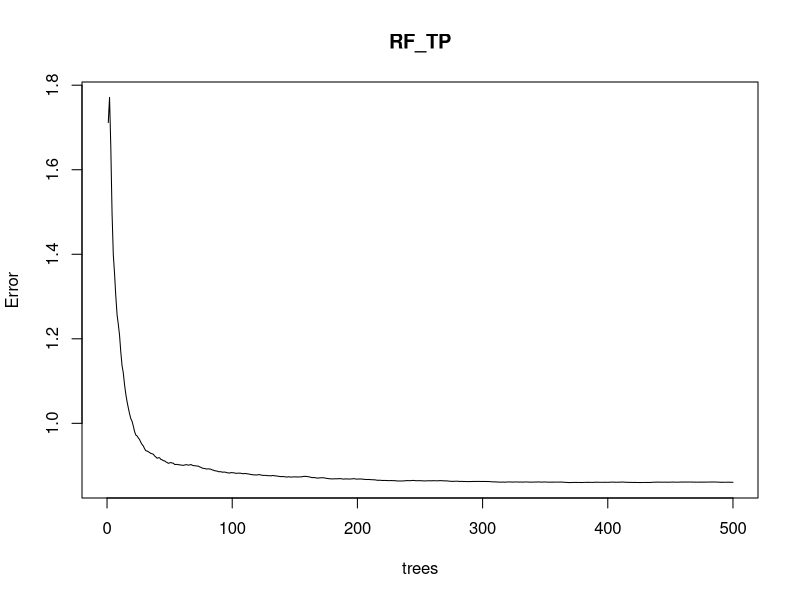
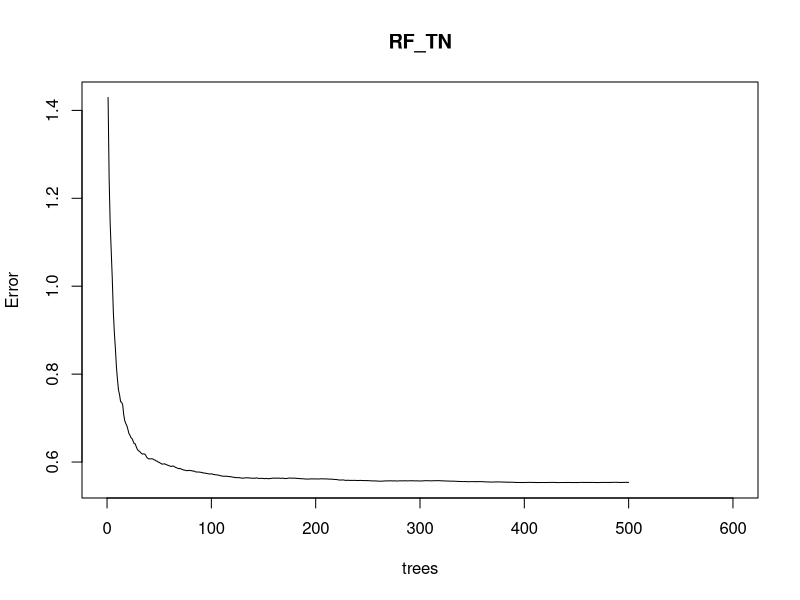
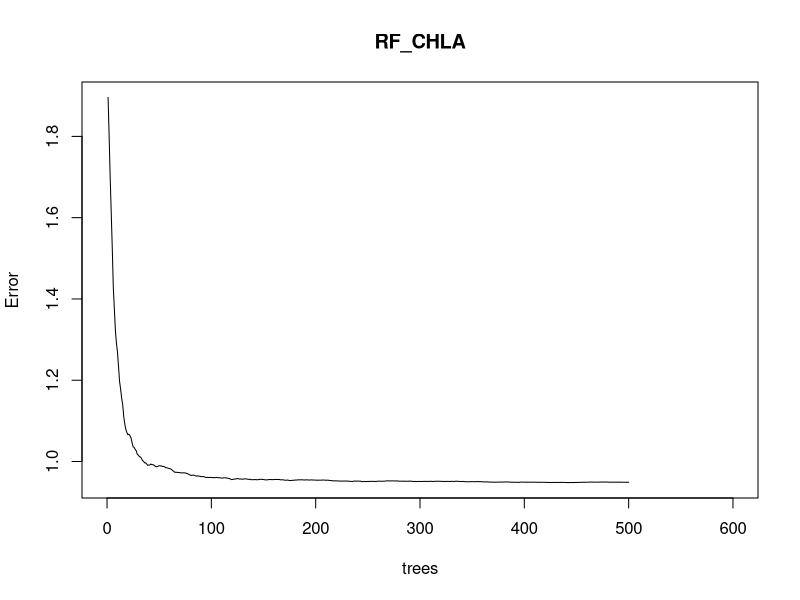
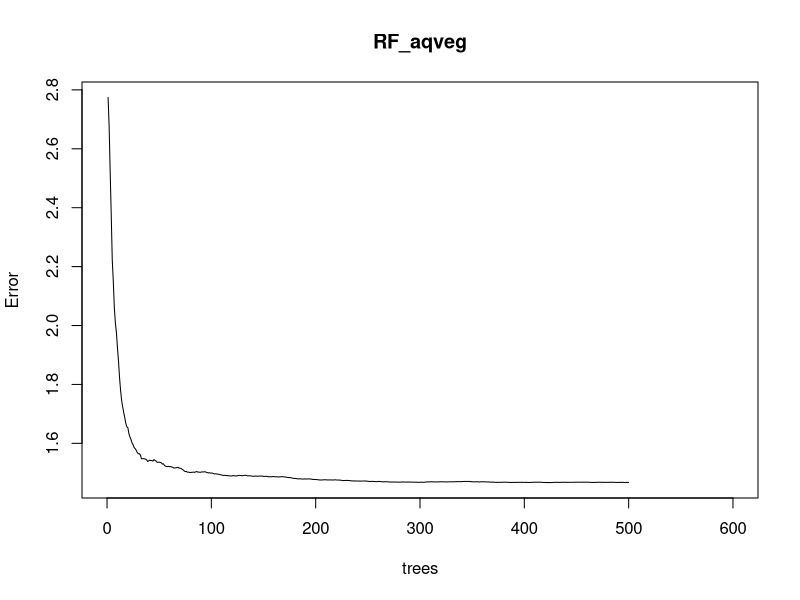

The R source for these figures, in order:
# Author: Katelyn King, adapted code by Ian McCullough
# Date: Jan 4, 2019
#####################################################################################################
#install.packages('randomForest')
#### R libraries ####
library(dplyr)
library(randomForest)
library(ggplot2)

#### load data ####
lake <- read.csv("Data/NLA2012_data.csv", header=T)
stream<-read.csv("Data/NRSA0809_data.csv", header=T)
wetland<-read.csv("Data/NWCA2011_data.csv", header=T)

### Combine all 3 ecosystems 
allecos<-gtools::smartbind(lake, stream, wetland)

### Compare biotic and abiotic variables to predictor variables###
## Random forest procedure
### TP #### 
#all 
set.seed(8) #TRY DIFFERENT SEED SETS 188, 18, 999 top predictors don't change 
ntreez <- 500
noNAs<-allecos[!(is.na(allecos$TP)),] 
RF_TP <- randomForest(log(TP+1) ~ Rveg + ELEVMEAN + Type + DEPTH + POPDEN + ROADDEN + NDEP + 
                        TMIN + TMAX + PrecipNorm + PrecipSummer + Tsummer + PrecipWinter + AG_PCT + FOREST_PCT +
                        WETLAND_PCT + URBAN_PCT + SHRUB_GRASS_PCT + AGGR_ECO9_2015, 
                      data=noNAs, ntree=ntreez, importance=T, na.action=na.omit)
RF_TP
TP_imp <-randomForest::importance(RF_TP, type=1, scale=FALSE) #mean decrease in accuracy (also called permutation accuracy importance).

# diagnostic for if I ran enough trees to reduce MSE  
plot(RF_TP, xlim=c(0,500))

#### TN ##### 
set.seed(8) #TRY DIFFERENT SEED SETS 188, 18, 999, 8 
noNAs<-allecos[!(is.na(allecos$TN)),] 
RF_TN <- randomForest(log(TN+1) ~ Rveg + ELEVMEAN + Type + DEPTH + POPDEN + ROADDEN + NDEP + 
                        TMIN + TMAX + PrecipNorm + PrecipSummer + Tsummer + PrecipWinter + AG_PCT + FOREST_PCT +
                        WETLAND_PCT + URBAN_PCT + SHRUB_GRASS_PCT + AGGR_ECO9_2015, 
                      data=noNAs, ntree=ntreez, importance=T, na.action=na.omit)
RF_TN
TN_imp <-randomForest::importance(RF_TN, type=1, scale=FALSE) #mean decrease in accuracy (also called permutation accuracy importance).

# diagnostic for if I ran enough trees to reduce MSE  
plot(RF_TN, xlim=c(0,600))

#### ChlA ##### 
set.seed(8) #TRY DIFFERENT SEED SETS 999, 188, 18, 8 
noNAs<-allecos[!(is.na(allecos$CHLA)),] 
RF_CHLA <- randomForest(log(CHLA+1) ~ Rveg + ELEVMEAN + Type + DEPTH + POPDEN + ROADDEN + NDEP + 
                        TMIN + TMAX + PrecipNorm + PrecipSummer + Tsummer + PrecipWinter + AG_PCT + FOREST_PCT +
                        WETLAND_PCT + URBAN_PCT + SHRUB_GRASS_PCT + AGGR_ECO9_2015, 
                      data=noNAs, ntree=ntreez, importance=T, na.action=na.omit)
RF_CHLA
CHLA_imp <-randomForest::importance(RF_CHLA, type=1, scale=FALSE) #mean decrease in accuracy (also called permutation accuracy importance).

# diagnostic for if I ran enough trees to reduce MSE  
plot(RF_CHLA, xlim=c(0,600))

#### Aquatic Veg ##### 
set.seed(8) #TRY DIFFERENT SEED SETS 999, 188, 18, 8 
noNAs<-allecos[!(is.na(allecos$aqveg)),] 
RF_aqveg <- randomForest(log(aqveg+1) ~ Rveg + ELEVMEAN + Type + DEPTH + POPDEN + ROADDEN + NDEP + 
                          TMIN + TMAX + PrecipNorm + PrecipSummer + Tsummer + PrecipWinter + AG_PCT + FOREST_PCT +
                          WETLAND_PCT + URBAN_PCT + SHRUB_GRASS_PCT + AGGR_ECO9_2015, 
                        data=noNAs, ntree=ntreez, importance=T, na.action=na.omit)
RF_aqveg
veg_imp <-randomForest::importance(RF_aqveg, type=1, scale=FALSE) #mean decrease in accuracy (also called permutation accuracy importance).

# diagnostic for if I ran enough trees to reduce MSE  
plot(RF_aqveg, xlim=c(0,600))

### 4-PANEL PLOT ####

#ggplot 
#TP
  imp<-as.data.frame(TP_imp) 
  imp$'Pred'   <-rownames(imp)
  io<-imp[order(imp$`%IncMSE`),]
  io$`Pred` <- factor(io$`Pred`, levels=io$`Pred`)  # convert to factor to retain sorted order in plot.
  
  theme_set(theme_bw())  

TP<- ggplot(io, aes(x=`Pred`, y=`%IncMSE`)) + 
  geom_point(stat="identity", size=2) + 
  coord_flip(ylim = c(0, 0.6)) + 
  theme(axis.text.y=element_text(face = c('plain', 'plain', 'plain', 'plain',
                                          'plain', 'plain', 'plain', 'plain', 'plain', 'plain',
                                          'plain', 'plain', 'plain', 'plain', 'plain', 'plain', 
                                          'bold', 'bold', 'bold'))) +
  theme(axis.title.x=element_blank()) + 
  theme(axis.title.y=element_blank())

#TN
imp<-as.data.frame(TN_imp) 
imp$'Pred'   <-rownames(imp)
io<-imp[order(imp$`%IncMSE`),]
io$`Pred` <- factor(io$`Pred`, levels=io$`Pred`)  # convert to factor to retain sorted order in plot.

TN<- ggplot(io, aes(x=`Pred`, y=`%IncMSE`)) + 
  geom_point(stat="identity", size=2) + 
  coord_flip(ylim = c(0, 0.6)) + 
  theme(axis.text.y=element_text(face = c( 'plain', 'plain', 'plain', 'plain',
                                          'plain', 'plain', 'plain', 'plain', 'plain', 'plain',
                                          'plain', 'plain', 'plain', 'plain', 'plain', 'bold', 
                                          'bold', 'bold', 'bold'))) +
  theme(axis.title.x=element_blank())  + 
  theme(axis.title.y=element_blank())

#CHL
imp<-as.data.frame(CHLA_imp) 
imp$'Pred'   <-rownames(imp)
io<-imp[order(imp$`%IncMSE`),]
io$`Pred` <- factor(io$`Pred`, levels=io$`Pred`)  # convert to factor to retain sorted order in plot.

CHL<- ggplot(io, aes(x=`Pred`, y=`%IncMSE`)) + 
  geom_point(stat="identity", size=2) + 
  coord_flip(ylim = c(0, 0.4)) + 
  theme(axis.text.y=element_text(face = c('plain', 'plain', 'plain',
                                          'plain', 'plain', 'plain', 'plain', 'plain', 'plain',
                                          'plain', 'plain', 'plain', 'plain', 'plain', 'plain', 
                                          'plain', 'bold', 'bold', 'bold'))) +
  ylab("mean decrease in accuracy") + 
  theme(axis.title.y=element_blank())


#AqVeg
imp<-as.data.frame(veg_imp) 
imp$'Pred'   <-rownames(imp)
io<-imp[order(imp$`%IncMSE`),]
io$`Pred` <- factor(io$`Pred`, levels=io$`Pred`)  # convert to factor to retain sorted order in plot.

veg<- ggplot(io, aes(x=`Pred`, y=`%IncMSE`)) + 
  geom_point(stat="identity", size=2) + 
  coord_flip( ylim = c(0, 0.85)) + 
  theme(axis.text.y=element_text(face = c('plain', 'plain', 'plain',
                                          'plain', 'plain', 'plain', 'plain', 'plain', 'plain',
                                          'plain', 'plain', 'plain', 'plain', 'plain', 'plain', 
                                          'plain', 'plain', 'bold', 'bold'))) +
  ylab("mean decrease in accuracy") + 
  theme(axis.title.y=element_blank())


Fig2<-cowplot::plot_grid(TP, TN, CHL, veg, labels = c('A', 'B', "C", "D"))

#save plot
cowplot::save_plot("Fig2.png", Fig2, ncol = 2, nrow = 2, base_width = 7,
                   base_aspect_ratio = 1.1)


############################################
#### subsampling RF for equal sample size #### 
############################################

set.seed(999) #try multiple random bootstrap samples, set.seed( 999, 19, 18, and 188 )
lake_samp<-sample(nrow(lake), size=400, replace = TRUE, prob = NULL)
lake_s <- lake[lake_samp, ]

set.seed(999)
stream_samp<-sample(nrow(stream), size=400, replace = TRUE, prob = NULL)
stream_s <- stream[stream_samp, ]

allecos_s<-gtools::smartbind(lake_s, stream_s, wetland)
allecos_s$lnTP<-log(allecos_s$TP+1)
allecos_s$lnTN<-log(allecos_s$TN+1)
allecos_s$lnCHL<-log(allecos_s$CHLA+1)
allecos_s$lnaqveg<-log(allecos_s$aqveg+1)


  set.seed(8)  # run with each variable 
  RF <- randomForest(lnaqveg ~ Rveg + ELEVMEAN + Type + DEPTH + POPDEN + ROADDEN + NDEP + 
                             TMIN + TMAX + PrecipNorm + PrecipSummer + Tsummer + PrecipWinter + AG_PCT + FOREST_PCT +
                             WETLAND_PCT + URBAN_PCT + SHRUB_GRASS_PCT + AGGR_ECO9_2015, 
                           data=allecos_s, ntree=ntreez, importance=T, na.action=na.omit)
  print(RF)
  s_imp <-randomForest::importance(RF, type=1, scale=FALSE) 
  imp<-as.data.frame(s_imp)  
  imp$'Pred'   <-rownames(imp)
  #imp <- structure(imp$`%IncMSE`, names = as.character(imp$Pred))
  io<-imp[order(imp$`%IncMSE`),]
  io$`Pred` <- factor(io$`Pred`, levels=io$`Pred`)  # convert to factor to retain sorted order in plot.
  
#plot importance 
  library(ggplot2)
  theme_set(theme_bw())  

#TP
TP<- ggplot(io, aes(x=`Pred`, y=`%IncMSE`)) + 
    geom_point(stat="identity", size=2) + 
    coord_flip(ylim = c(0, 0.6)) + 
    theme(axis.text.y=element_text(face = c('plain', 'plain', 'plain',
                                            'plain', 'plain', 'plain', 'plain', 'plain', 'plain',
                                            'plain', 'plain', 'plain', 'plain', 'plain', 'bold', 
                                            'bold', 'bold', 'bold',  'bold'))) +
  theme(axis.title.x=element_blank()) + 
    theme(axis.title.y=element_blank())

#TN
TN<- ggplot(io, aes(x=`Pred`, y=`%IncMSE`)) + 
  geom_point(stat="identity", size=2) + 
  coord_flip(ylim = c(0, 0.6)) + 
  theme(axis.text.y=element_text(face = c('plain', 'plain', 'plain', 'plain',
                                          'plain', 'plain', 'plain', 'plain', 'plain', 'plain',
                                          'plain', 'plain', 'plain', 'plain', 'plain', 'bold', 
                                          'bold', 'bold', 'bold'))) +
  theme(axis.title.x=element_blank())  + 
  theme(axis.title.y=element_blank())

#CHL
CHL<- ggplot(io, aes(x=`Pred`, y=`%IncMSE`)) + 
  geom_point(stat="identity", size=2) + 
  coord_flip() + 
  theme(axis.text.y=element_text(face = c( 'plain', 'plain', 'plain',
                                          'plain', 'plain', 'plain', 'plain', 'plain', 'plain',
                                          'plain', 'plain', 'plain', 'plain', 'plain', 'plain', 
                                          'plain', 'bold', 'bold', 'bold'))) +
  ylab("mean decrease in accuracy") + 
  theme(axis.title.y=element_blank())


#AqVeg
veg<- ggplot(io, aes(x=`Pred`, y=`%IncMSE`)) + 
    geom_point(stat="identity", size=2) + 
    coord_flip( ylim = c(0, 0.8)) + 
    theme(axis.text.y=element_text(face = c('plain', 'plain', 'plain',
                                            'plain', 'plain', 'plain', 'plain', 'plain', 'plain',
                                            'plain', 'plain', 'plain', 'plain', 'plain', 'plain', 
                                            'bold', 'bold', 'plain',  'bold'))) +
    ylab("mean decrease in accuracy") + 
    theme(axis.title.y=element_blank())
  



Sup2<-cowplot::plot_grid(TP, TN, CHL, veg, labels = c('A', 'B', "C", "D"))

#save plot
cowplot::save_plot("Sup2.png", Sup2, ncol = 2, nrow = 2, base_width = 7,
                   base_aspect_ratio = 1.1)

